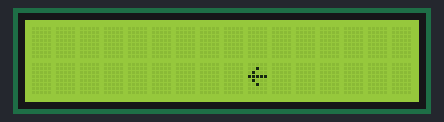
This sketch was run on a simulated Arduino Uno, built with avr-gcc and run on an emulated ATmega328P. Shown: 16×2 character LCD. Random numbers use the default seed unless the sketch sets one.

Above: at 0.1 s.
At 7.2 s:
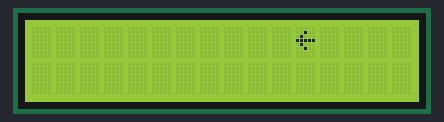
At 14.2 s:
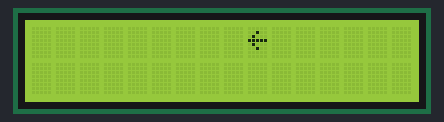
At 19.2 s:
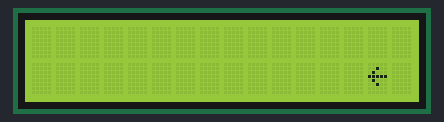
At 21.2 s:
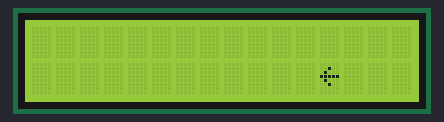
At 39.3 s:
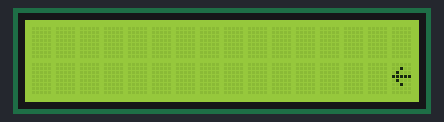

The sketch:

Aleatoriedade_das_naves_inimigas.ino
```cpp
#include <LiquidCrystal.h>

LiquidCrystal lcd(8,9,10,11,12,13);

String nome[]= {"L","U","C","A","S"};

long row,col;

void setup(){

  lcd.begin(16,2);

}

void loop(){

  row=random(0,2);
  col=random(9,16);


  lcd.clear();
  lcd.setCursor(col,row);
  lcd.write(0B01111111);

  delay(500);

}
```

Measured:
- what the display in image 1 shows lasts 0.5 s, from 7.1 s to 7.6 s
- what the display in image 2 shows lasts 1.5 s, from 14.1 s to 15.6 s
- what the display in image 3 shows lasts 1.0 s, from 19.2 s to 20.2 s
